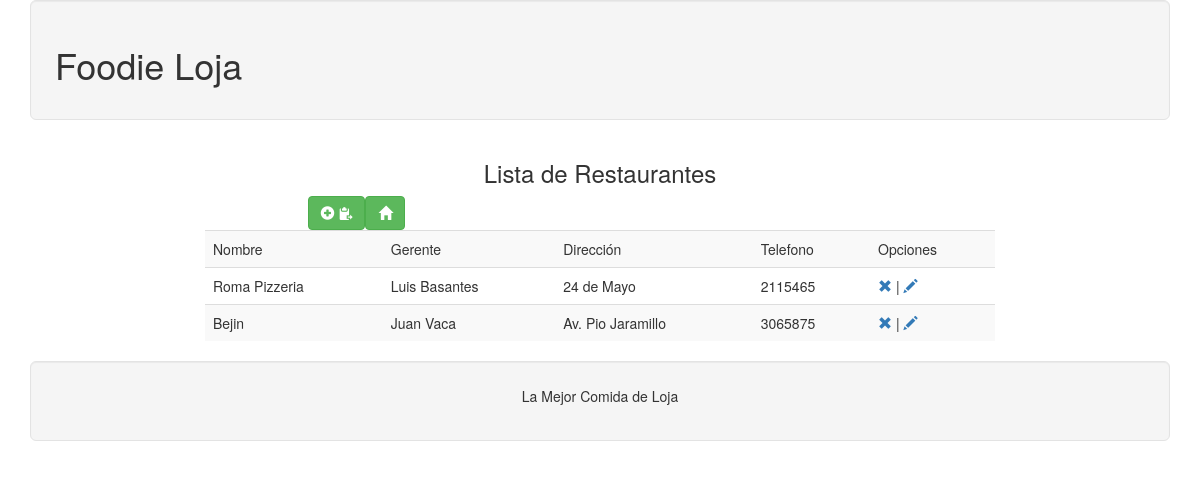
/listar/listarRes/, run on the app's committed database.
### appfoodie/models.py (models this page shows, shortened)
class Restaurante(models.Model):
	Nombre = models.CharField(max_length=30,blank=True)
	Gerente = models.CharField(max_length=30,blank=True)
	Direccion = models.CharField(max_length=30,blank=True)
	Telefono = models.CharField(max_length=10)

### appfoodie/views.py (the view)
# urls.py: url(r'^listar/listarRes/$', 'appfoodie.views.listarRes'),
def listarRes(request):
	restaurantes=Restaurante.objects.all()
	context={
		'restaurantes':restaurantes,
	}
	return render(request,"listarRes.html",context)

### template/listarRes.html
{%extends "master.html"%}
{%block contenido%}
<h3 align="center">Lista de Restaurantes</h3> </span>
<div class="row">
	<div class="col-md-6 col-md-offset-3">
		<button onClick="location.href = 'crearRes'" type="button" class="btn btn-success" aria-label="Left Align">
			<span class="glyphicon glyphicon-plus-sign" aria-hidden="true"></span>
			<span class="glyphicon glyphicon-paste" aria-hidden="true"></span>
		<button onClick="location.href = '../ 	'" type="button" class="btn btn-success" aria-label="Left Align">
			<span class="glyphicon glyphicon-home" aria-hidden="true"></span>
		</button>
	</div>
</div>
<div class="row">
	<div class="col-md-8 col-md-offset-2">
		<table class="table table-striped">
			<tr>
			<td>Nombre</td>
			<td>Gerente</td>
			<td>Dirección</td>
			<td>Telefono</td>
			<td>Opciones</td>
		</tr>
		{%for c in restaurantes%}
		<tr>
			<td>{{c.Nombre}}</td>
			<td>{{c.Gerente}}</td>
			<td>{{c.Direccion}}</td>
			<td>{{c.Telefono}}</td>
			<td><a href="eliminarRes?id={{c.id}}"><span class="glyphicon glyphicon-remove" ari-hidden="true"></span></a> | <a href="modificarRes?id={{c.id}}"><span class="glyphicon glyphicon-pencil" ari-hidden="true"></span></a></span></a></td>
		</tr>
				{%endfor%}
		</table>
	</div>
</div>
{%endblock%}

### data on the page
Restaurante: Nombre "Roma Pizzeria", Gerente "Luis Basantes", Direccion "24 de Mayo", Telefono "2115465"
Restaurante: Nombre "Bejin", Gerente "Juan Vaca", Direccion "Av. Pio Jaramillo", Telefono "3065875"
